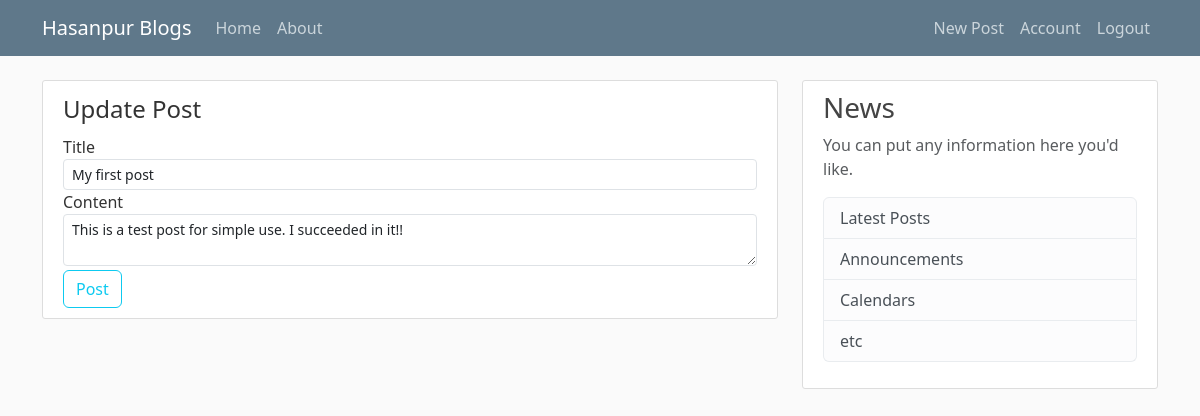
Screenshot of /post/1/update (signed in) with the database file from the repository.
### blog_main/models.py (models this page shows, shortened)
class Post(db.Model):
    id = db.Column(db.Integer, primary_key=True)
    title = db.Column(db.String(100), nullable=False)
    date_posted = db.Column(db.DateTime, nullable=False, default=datetime.utcnow)
    content = db.Column(db.Text, nullable=False)
    user_id = db.Column(db.Integer, db.ForeignKey('user.id'), nullable=False)

### blog_main/posts/routes.py (the view)
@posts.route("/post/<int:post_id>/update", methods=['GET', 'POST'])
@login_required
def update_post(post_id):
    post = Post.query.get_or_404(post_id)
    if post.author != current_user:
        abort(403)
    form = PostForm()
    if form.validate_on_submit():
        post.title = form.title.data
        post.content = form.content.data
        db.session.commit()
        flash('Your post has been updated!', 'success')
        return redirect(url_for('posts.post', post_id=post.id))
    elif request.method == 'GET':
        form.title.data = post.title
        form.content.data = post.content
    return render_template('create_and_update_post.html', title='Update Post', legend='Update Post', form=form)

### blog_main/posts/forms.py
class PostForm(FlaskForm):
    title = StringField('Title', validators=[DataRequired()])
    content = TextAreaField('Content', validators=[DataRequired()])
    submit = SubmitField('Post')

### blog_main/models.py (called while the page is built)
@login_manager.user_loader
def load_user(user_id):
    return User.query.get(int(user_id))

### blog_main/templates/create_and_update_post.html (shortened to what this page needs)
{% extends "layout.html" %}
{% block content %}
    <div class="content-section">
        <form method="POST", action="" novalidate=True>
            <fieldset class="form-group">
                <legend class=""border-bottom mb-4>{{ legend }}</legend>
                <div class="form-group">
                    {{ form.title.label(class="form-control-label") }}
                    {% if form.title.errors %}
                        {{ form.title(class="form-control form-control-sm is-invalid") }}
                        <div class="invalid-feedback">
                            {% for error in form.title.errors %}
                                <span>{{ error }}</span>
                            {% endfor %}
                        </div>
                    {% else %}
                        {{ form.title(class="form-control form-control-sm") }}
                    {% endif %}
                </div>
                <div class="form-group">
                    {{ form.content.label(class="form-control-label") }}
                    {% if form.content.errors %}
                        {{ form.content(class="form-control form-control-s m is-invalid") }}
                        <div class="invalid-feedback">
                            {% for error in form.content.errors %}
                                <span>{{ error }}</span>
                            {% endfor %}
                        </div>
                    {% else %}
                        {{ form.content(class="form-control form-control-sm") }}
                    {% endif %}
                </div>
            </fieldset>
            <div class="form-group mt-1">
                {{ form.submit(class="btn btn-outline-info") }}
                </div>
        </form>
    </div>
{% endblock content %}

### blog_main/static/main.css (style rules this page uses)
body { background: #fafafa; color: #333333; margin-top: 5rem; }
.content-section { background: #ffffff; padding: 10px 20px; border: 1px solid #dddddd; border-radius: 3px; margin-bottom: 20px; }

### rows the page displays
Post: title "My first post", content "This is a test post for simple use. I succeeded in it!!"

### other values shown
{{ legend }} "Update Post"
